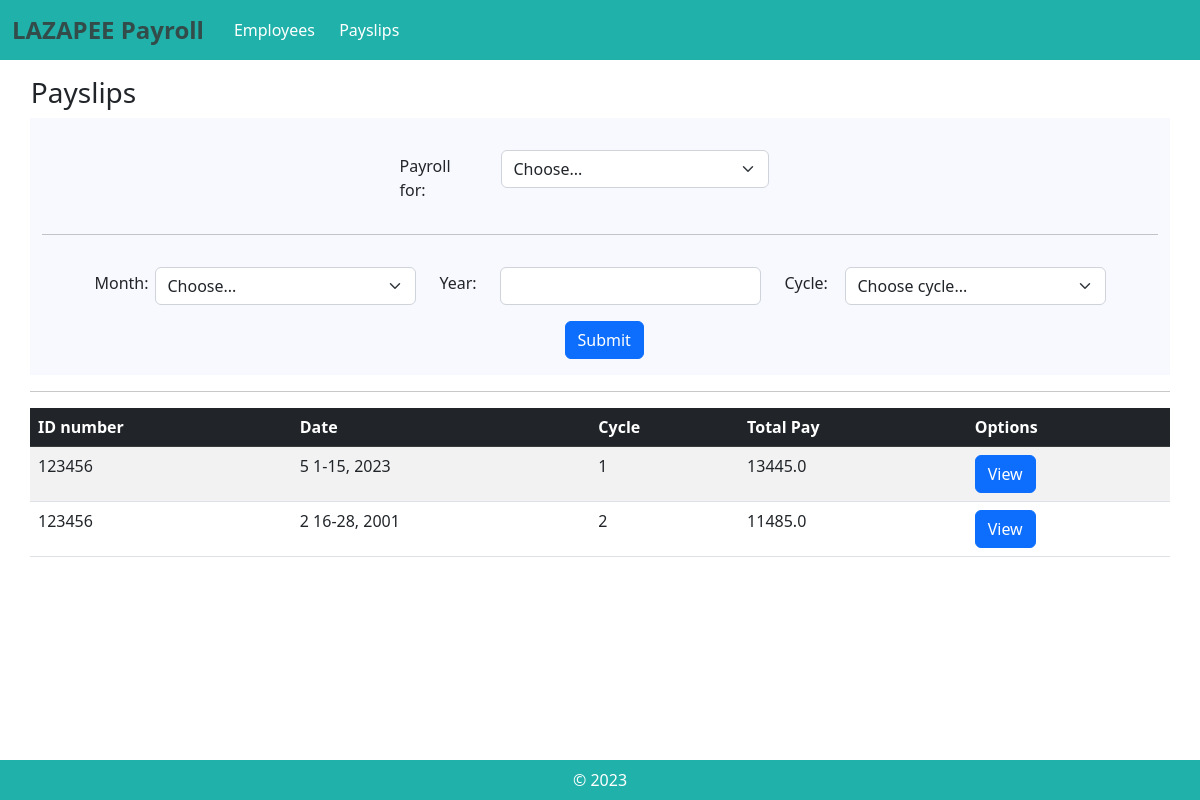
The app's page /payslips, older data.
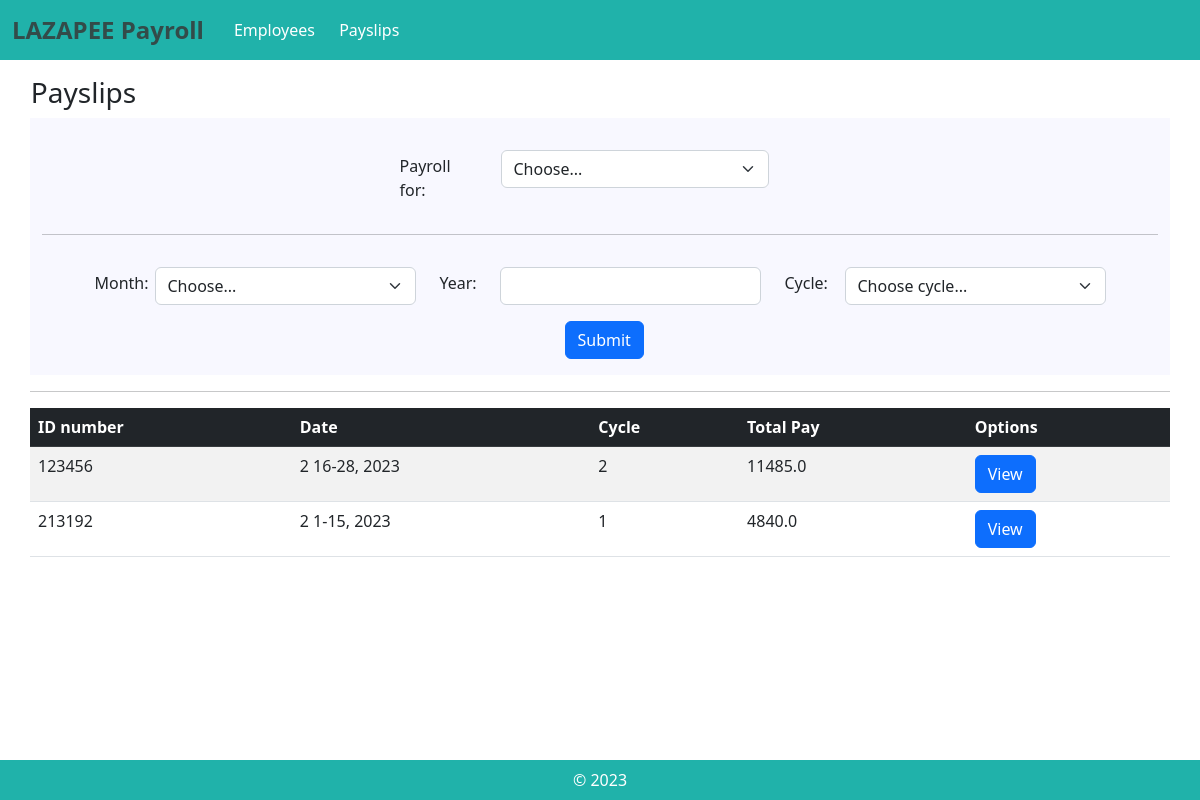
The same page, newer data.
### payroll_app/models.py (models this page shows, shortened)
class Payslip(models.Model):
    id_number = models.ForeignKey(Employee, on_delete=models.CASCADE)
    month = models.CharField(max_length=300)
    date_range = models.CharField(max_length=300)
    year = models.CharField(max_length=300)
    pay_cycle = models.IntegerField()
    rate = models.FloatField(max_length=300)
    earnings_allowance = models.FloatField(max_length=300)
    deductions_tax = models.FloatField(max_length=300)
    deductions_health = models.FloatField(max_length=300)
    pag_ibig = models.FloatField(max_length=300)
    sss = models.FloatField(max_length=300)
    overtime = models.FloatField(max_length=300)
    total_pay = models.FloatField(max_length=300)
    def getIDNumber(self):
        return self.id_number
    def getMonth(self):
        return self.month
    def getDate_range(self):
        return self.date_range
    def getYear(self):
        return self.year
    def getPay_cycle(self):
        return self.pay_cycle
    def getTotal_pay(self):
        return self.total_pay

class Employee(models.Model):
    name = models.CharField(max_length=300)
    id_number = models.CharField(max_length=300)
    rate = models.FloatField(max_length=300)
    overtime_pay = models.FloatField(max_length=300, null=True, blank=True, default=0)
    allowance = models.FloatField(max_length=300, null=True, blank=True, default=0)
    def getID(self):
        return self.id_number

### payroll_app/views.py (the view)
# urls.py: path('payslips', views.payslips, name="payslips"),
def payslips(request):
    emp = Employee.objects.all()
    payslip_test = Payslip.objects.all()
    return render(request, 'payroll_app/payslips.html', {'emp':emp, 'ptest':payslip_test,})

### payroll_app/templates/payroll_app/payslips.html (shortened to what this page needs)
{% extends 'payroll_app/base.html' %}
{% load static %}
{% block content %}
<h3 style="margin-left:-0.7rem;">Payslips</h3>
<form method="POST" class="form-inline pt-4" style="background-color:#F8F8FF;"  action="{% url 'payslip_submit' %}">
    <div class="row justify-content-center pb-3 pt-2" style="margin-left: -2.7rem">
        <div class="col-1 pt-1 " style="width: 101px">
            <label>Payroll for: </label>
        </div>
        <div class="col-3 ">
            <select class="form-select" name="payslip_for" required>
                <option value="" disabled selected>Choose...</option>
            </select>
        </div>
    </div>
    <center><hr></center>
    <div class="row justify-content-center pt-3">
        <div class="col-1 pt-1 " style="width: 60px">
            <label>Month: </label>
        </div>
        <div class="col-3 ">
            <select class="form-select" name="month" required>
                <option value="" disabled selected>Choose...</option>
            </select>
        </div>
        <div class="col-1 pt-1 " style="width: 60px">
            <label>Year: </label>
        </div>
        <div class="col-3 ">
            <input type="number" class="form-control" name="year" required>
        </div>
        <div class="col-1 pt-1 " style="width: 60px">
            <label>Cycle: </label>
        </div>
        <div class="col-3 ">
            <select class="form-select" name="cycle" required>
                <option value="" disabled selected>Choose cycle...</option>
            </select>
        </div>
    </div>
    <div class="row justify-content-center">
        <div class="col-1 pt-3 pb-3 ">
            <button type="submit" class="btn btn-primary ">Submit</button>
        </div>
    </div>
</form>
<hr>
<table class="table table-striped">
    <thead class = "table-dark">
        <tr>
            <th scope = "col"> ID number </th>
            <th scope = "col"> Date </th>
            <th scope = "col"> Cycle </th>
            <th scope = "col"> Total Pay </th>
            <th scope = "col"> Options </th>
        </tr>
    </thead>
    <tbody>
        {% for e in ptest %}
        <tr>
            <td> {{e.getIDNumber.getID}} </td>
            <td> {{e.getMonth}} {{e.getDate_range}}, {{e.getYear}}</td>
            <td> {{e.getPay_cycle}} </td>
            <td> {{e.getTotal_pay}} </td>
            <td> <a class="btn btn-primary" href="{% url 'view_payslip' pk=e.pk %}">View</button> </a>
        </tr>
        {% endfor %}
    </tbody>
</table>
{% endblock %}

Row changes from the older to the newer data that the page shows:
removed Payslip: getIDNumber.getID "123456", getMonth "5", getDate_range "1-15", getYear "2023", getPay_cycle "1", getTotal_pay "13445.0"
removed Payslip: getIDNumber.getID "123456", getMonth "2", getDate_range "16-28", getYear "2001", getPay_cycle "2", getTotal_pay "11485.0"
added Payslip: getIDNumber.getID "123456", getMonth "2", getDate_range "16-28", getYear "2023", getPay_cycle "2", getTotal_pay "11485.0"
added Payslip: getIDNumber.getID "213192", getMonth "2", getDate_range "1-15", getYear "2023", getPay_cycle "1", getTotal_pay "4840.0"
